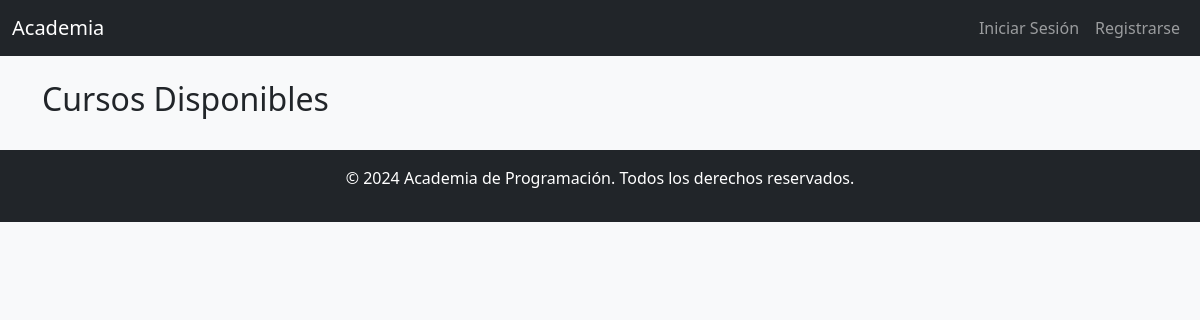
The app's page /courses, older data.
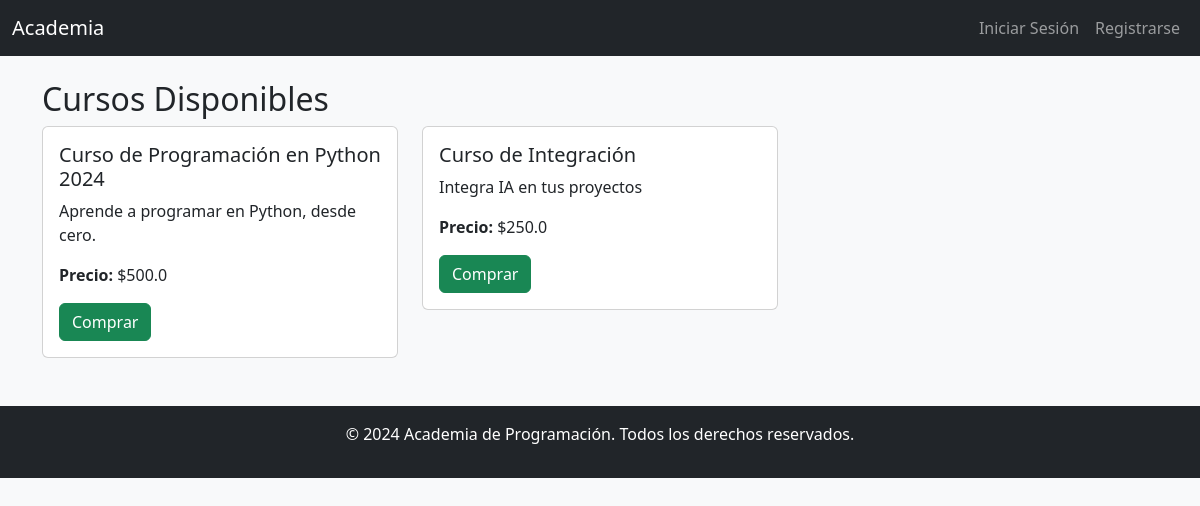
The same page, newer data.
### app/models.py (models this page shows)
class Course(db.Model):
    id = db.Column(db.Integer, primary_key=True)
    name = db.Column(db.String(120), nullable=False)
    description = db.Column(db.Text, nullable=False)
    price = db.Column(db.Float, nullable=False)

### app/routes.py (the view)
@bp.route("/courses")
def courses():
    all_courses = Course.query.all()
    return render_template("cursos.html", courses=all_courses)

### app/templates/cursos.html (shortened to what this page needs)
{% extends "base.html" %}
{% block content %}
<h2>Cursos Disponibles</h2>
<div class="row">
    {% for course in courses %}
    <div class="col-md-4 mb-4">
        <div class="card">
            <div class="card-body">
                <h5 class="card-title">{{ course.name }}</h5>
                <p class="card-text">{{ course.description }}</p>
                <p><strong>Precio:</strong> ${{ course.price }}</p>
                <a href="{{ url_for('main.purchase_course', course_id=course.id) }}" class="btn btn-success">Comprar</a>
            </div>
        </div>
    </div>
    {% endfor %}
</div>
{% endblock %}

### app/templates/base.html (shortened to what this page needs)
<!DOCTYPE html>
<html lang="en">
<head>
    <link href="https://cdn.jsdelivr.net/npm/bootstrap@5.3.0-alpha1/dist/css/bootstrap.min.css" rel="stylesheet">
    <link href="{{ url_for('static', filename='styles.css') }}" rel="stylesheet">
</head>
<body>
    <nav class="navbar navbar-expand-lg navbar-dark bg-dark">
        <div class="container-fluid">
            <a class="navbar-brand" href="{{ url_for('main.index') }}">Academia</a>
            <div class="collapse navbar-collapse" id="navbarNav">
                <ul class="navbar-nav ms-auto">
                    {% if session.get('user_id') %}
                        <li class="nav-item">
                            <a class="nav-link" href="{{ url_for('main.user_courses') }}">Mis Cursos</a>
                        </li>
                        {% if session.get('is_admin') %}
                            <li class="nav-item">
                                <a class="nav-link" href="{{ url_for('main.admin_courses') }}">Administrar Cursos</a>
                            </li>
                            <li class="nav-item">
                                <a class="nav-link" href="{{ url_for('main.create_admin') }}">Crear Administrador</a>
                            </li>
                        {% endif %}
                        <li class="nav-item">
                            <a class="nav-link" href="{{ url_for('main.logout') }}">Cerrar Sesión</a>
                        </li>
                    {% else %}
                        <li class="nav-item">
                            <a class="nav-link" href="{{ url_for('main.login') }}">Iniciar Sesión</a>
                        </li>
                        <li class="nav-item">
                            <a class="nav-link" href="{{ url_for('main.register') }}">Registrarse</a>
                        </li>
                    {% endif %}
                </ul>
            </div>
        </div>
    </nav>
    <div class="container mt-4">
        {% block content %}{% endblock %}
    </div>
    <footer class="bg-dark text-white text-center py-3 mt-4">
        <p>&copy; 2024 Academia de Programación. Todos los derechos reservados.</p>
    </footer>
</body>
</html>

### app/static/styles.css (style rules this page uses)
body { background-color: #f8f9fa; }
h1, h2 { margin-top: 20px; }

Row changes from the older to the newer data that the page shows:
added Course: name "Curso de Programación en Python 2024", description "Aprende a programar en Python, desde cero.", price "500.0"
added Course: name "Curso de Integración", description "Integra IA en tus proyectos", price "250.0"
